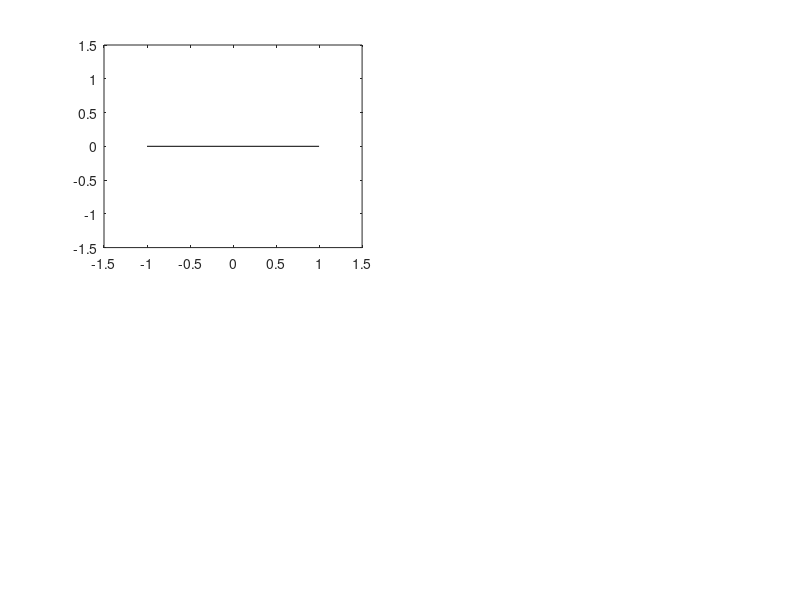

Write the MATLAB code that produced this figure. (Note: this script raises an error after producing the figure.)
addpath('../matlab');

%=========================================================================%
%                                                                         %
%  Autors: Enrico Bertolazzi                                              %
%          Department of Industrial Engineering                           %
%          University of Trento                                           %
%          enrico.bertolazzi@unitn.it                                     %
%          m.fregox@gmail.com                                             %
%                                                                         %
%=========================================================================%
% Driver test program to check Clothoids lib                              %
%=========================================================================%

x0 = -1;
y0 = 0;
x1 = 1;
y1 = 0;
kk = 1;

thmin = 0;
thmax = 0.9*pi;

for theta1=thmin:(thmax-thmin)/3:thmax

  subplot(2,2,kk);

  hold off
  plot([x0,x1],[y0,y1],'k');
  xlim([-1.5,1.5]);
  ylim([-1.5,1.5]);
  axis([-1.5,1.5,-1.5,1.5]);
  hold on

  for theta0=[-pi:pi/20:pi]
    L1 = Biarc(x0,y0,theta0,x1,y1,theta1);
    L1.plot();
  end
  axis equal

  kk = kk+1;
end